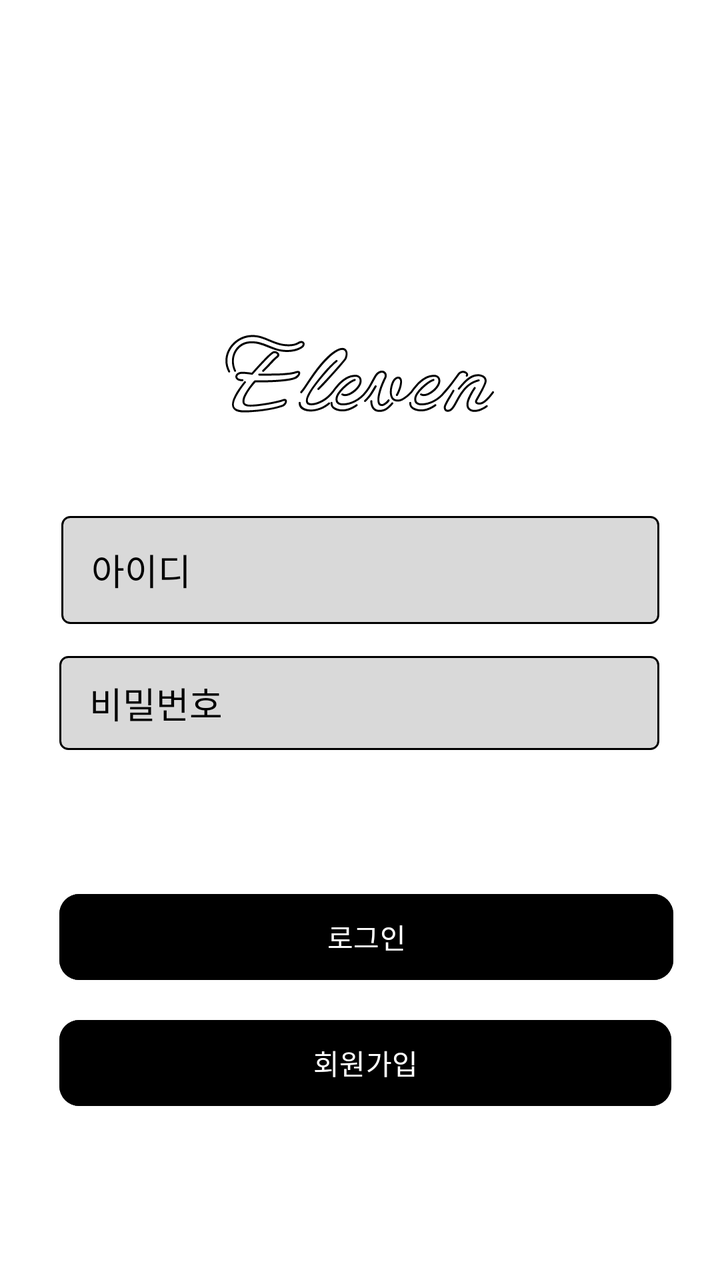
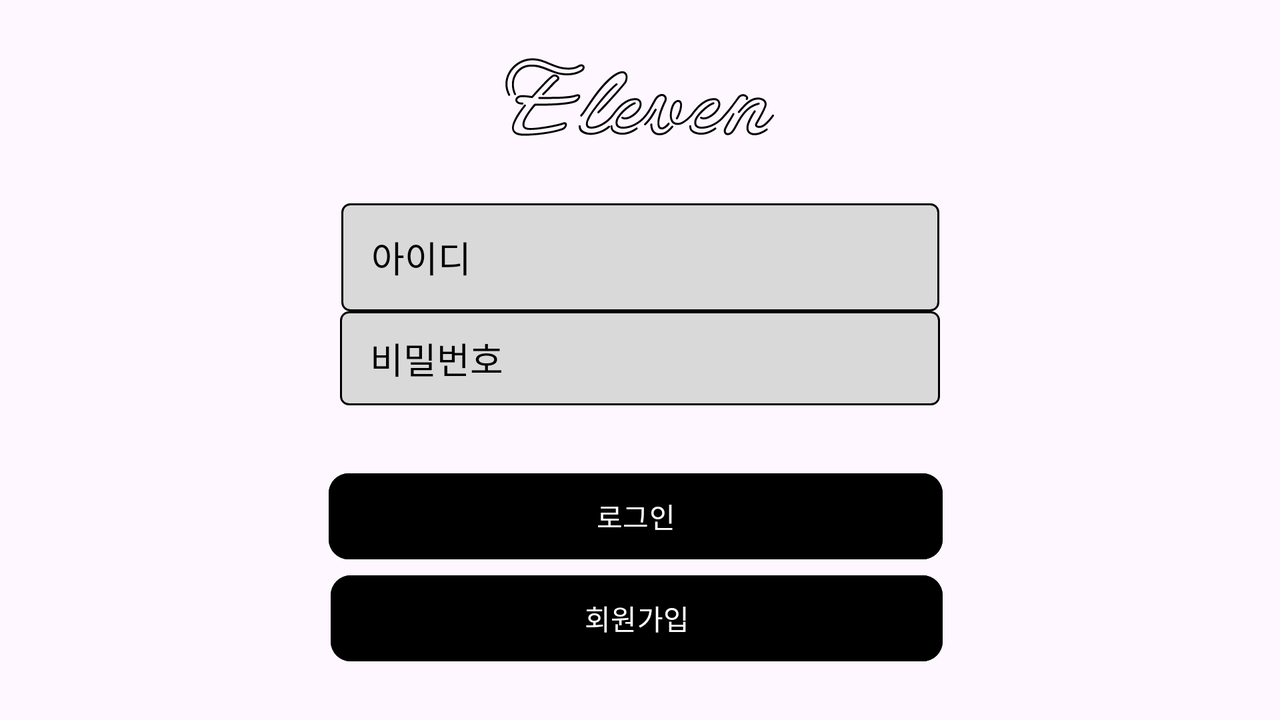

The same Android screen from two of the app's own layout files: first res/layout/ as a phone draws it, then the repository's variant for another configuration, drawn on a device whose configuration selects that folder. Both files follow.
<!-- AndroidManifest.xml: application theme Theme.TeamProject1 -->
<!-- res/layout/activity_main.xml -->
<?xml version="1.0" encoding="utf-8"?>
<androidx.constraintlayout.widget.ConstraintLayout xmlns:android="http://schemas.android.com/apk/res/android"
    xmlns:app="http://schemas.android.com/apk/res-auto"
    xmlns:tools="http://schemas.android.com/tools"
    android:layout_width="match_parent"
    android:layout_height="match_parent"
    android:background="@color/bgLayout"
    tools:context=".SingInActivity">

    <EditText
        android:id="@+id/etId"
        android:layout_width="299dp"
        android:layout_height="54dp"
        android:layout_marginTop="48dp"
        android:background="@drawable/idpw_ractangle"
        android:ems="10"
        android:hint="@string/idHint"
        android:paddingLeft="15dp"
        android:textColor="@color/black"
        android:textColorHint="@color/tvColor"
        app:layout_constraintEnd_toEndOf="@+id/loginTop"
        app:layout_constraintStart_toStartOf="@+id/loginTop"
        app:layout_constraintTop_toBottomOf="@+id/loginTop" />

    <EditText
        android:id="@+id/etPw"
        android:layout_width="300dp"
        android:layout_height="47dp"
        android:layout_marginTop="16dp"
        android:background="@drawable/idpw_ractangle"
        android:ems="10"
        android:hint="@string/pwdHint"
        android:inputType="textPassword"
        android:paddingLeft="15dp"
        android:textColor="@color/black"
        android:textColorHint="@color/tvColor"
        app:layout_constraintEnd_toEndOf="@+id/etId"
        app:layout_constraintHorizontal_bias="1.0"
        app:layout_constraintStart_toStartOf="@+id/etId"
        app:layout_constraintTop_toBottomOf="@+id/etId" />

    <Button
        android:id="@+id/btnSighIn"
        android:layout_width="307dp"
        android:layout_height="51dp"
        android:layout_marginTop="68dp"
        android:backgroundTint="@color/tvColor"
        android:text="@string/login"
        android:textColor="@color/tvColorReverse"
        app:cornerRadius="10dp"
        app:layout_constraintEnd_toEndOf="@+id/etPw"
        app:layout_constraintHorizontal_bias="0.0"
        app:layout_constraintStart_toStartOf="@+id/etPw"
        app:layout_constraintTop_toBottomOf="@+id/etPw" />

    <ImageView
        android:id="@+id/loginTop"
        android:layout_width="135dp"
        android:layout_height="46dp"
        android:layout_marginTop="164dp"
        android:src="@drawable/toplogo"
        android:textSize="34sp"
        app:layout_constraintEnd_toEndOf="parent"
        app:layout_constraintStart_toStartOf="parent"
        app:layout_constraintTop_toTopOf="parent" />

    <Button
        android:id="@+id/btnSighUp"
        android:layout_width="306dp"
        android:layout_height="51dp"
        android:layout_marginTop="12dp"
        android:backgroundTint="@color/tvColor"
        android:text="@string/signUp"
        android:textColor="@color/tvColorReverse"
        app:cornerRadius="10dp"
        app:layout_constraintEnd_toEndOf="@+id/btnSighIn"
        app:layout_constraintHorizontal_bias="0.0"
        app:layout_constraintStart_toStartOf="@+id/btnSighIn"
        app:layout_constraintTop_toBottomOf="@+id/btnSighIn" />


</androidx.constraintlayout.widget.ConstraintLayout>
<!-- resources referenced by this layout -->
<resources>
  <color name="bgLayout">#FFFFFFFF</color>
  <color name="black">#FF000000</color>
  <color name="tvColor">#FF000000</color>
  <color name="tvColorReverse">#FFFFFFFF</color>
  <!-- drawable idpw_ractangle (drawable) -->
  <?xml version="1.0" encoding="utf-8"?>
  <selector xmlns:android="http://schemas.android.com/apk/res/android">
      
       <item android:state_focused="true">
      <shape
          android:shape="rectangle">
       <stroke
       android:width="1dp"
       android:color="#000000" />
       <corners android:radius="4dp"/>
      <solid
       android:color="#D9D9D9" />
      </shape>
  
       </item>
  
  
      <item android:state_focused="false">
      <shape
          android:shape="rectangle">
       <stroke
      android:width="1dp"
      android:color="#000000" />
      <corners android:radius="4dp"/>
      <solid
      android:color="#D9D9D9" />
      </shape>
  
      </item>
  </selector>
  <!-- drawable toplogo: vector/xml drawable (drawable, 21327 chars, omitted) -->
  <string name="idHint">아이디</string>
  <string name="login">로그인</string>
  <string name="pwdHint">비밀번호</string>
  <string name="signUp">회원가입</string>
  <style name="Theme.TeamProject1" parent="Base.Theme.TeamProject1" />
  <style name="Base.Theme.TeamProject1" parent="Theme.Material3.DayNight.NoActionBar">
          
          
      </style>
</resources>
<!-- res/layout-land/activity_main.xml (the repository's variant of the layout above) -->
<!-- drawn on the phone turned sideways -->
<?xml version="1.0" encoding="utf-8"?>
<androidx.constraintlayout.widget.ConstraintLayout
    xmlns:android="http://schemas.android.com/apk/res/android"
    xmlns:app="http://schemas.android.com/apk/res-auto"
    android:layout_width="match_parent"
    android:layout_height="match_parent">

    <ImageView
        android:id="@+id/loginTop"
        android:layout_width="135dp"
        android:layout_height="46dp"
        android:layout_marginTop="30dp"
        android:src="@drawable/toplogo"
        android:textSize="34sp"
        app:layout_constraintBottom_toTopOf="@+id/etId"
        app:layout_constraintEnd_toEndOf="parent"
        app:layout_constraintStart_toStartOf="parent"
        app:layout_constraintTop_toTopOf="parent" />

    <EditText
        android:id="@+id/etPw"
        android:layout_width="300dp"
        android:layout_height="47dp"
        android:background="@drawable/idpw_ractangle"
        android:ems="10"
        android:hint="@string/pwdHint"
        android:inputType="textPassword"
        android:paddingLeft="15dp"
        android:textColor="@color/tvColor"
        android:textColorHint="@color/tvColor"
        app:layout_constraintBottom_toTopOf="@+id/btnSighIn"
        app:layout_constraintEnd_toEndOf="@+id/etId"
        app:layout_constraintHorizontal_bias="0.937"
        app:layout_constraintStart_toStartOf="@+id/etId"
        app:layout_constraintTop_toBottomOf="@+id/etId" />

    <Button
        android:id="@+id/btnSighIn"
        android:layout_width="307dp"
        android:layout_height="51dp"
        android:layout_marginTop="30dp"
        android:backgroundTint="@color/tvColor"
        android:text="@string/login"
        android:textColor="@color/tvColorReverse"
        app:cornerRadius="10dp"
        app:layout_constraintBottom_toTopOf="@+id/btnSighUp"
        app:layout_constraintEnd_toEndOf="@+id/etPw"
        app:layout_constraintHorizontal_bias="0.818"
        app:layout_constraintStart_toStartOf="@+id/etPw"
        app:layout_constraintTop_toBottomOf="@+id/etPw" />

    <Button
        android:id="@+id/btnSighUp"
        android:layout_width="306dp"
        android:layout_height="51dp"
        android:layout_marginBottom="30dp"
        android:backgroundTint="@color/tvColor"
        android:text="@string/signUp"
        android:textColor="@color/tvColorReverse"
        app:cornerRadius="10dp"
        app:layout_constraintBottom_toBottomOf="parent"
        app:layout_constraintEnd_toEndOf="@+id/btnSighIn"
        app:layout_constraintHorizontal_bias="1.0"
        app:layout_constraintStart_toStartOf="@+id/btnSighIn"
        app:layout_constraintTop_toBottomOf="@+id/btnSighIn" />

    <EditText
        android:id="@+id/etId"
        android:layout_width="299dp"
        android:layout_height="54dp"
        android:layout_marginTop="30dp"
        android:background="@drawable/idpw_ractangle"
        android:ems="10"
        android:hint="@string/idHint"
        android:paddingLeft="15dp"
        android:textColor="@color/tvColor"
        android:textColorHint="@color/tvColor"
        app:layout_constraintBottom_toTopOf="@+id/etPw"
        app:layout_constraintEnd_toEndOf="@+id/loginTop"
        app:layout_constraintStart_toStartOf="@+id/loginTop"
        app:layout_constraintTop_toBottomOf="@+id/loginTop" />

</androidx.constraintlayout.widget.ConstraintLayout>
<!-- resources referenced by the variant -->
<!-- as the phone turned sideways resolves them -->
<resources>
  <color name="tvColor">#FF000000</color>
  <color name="tvColorReverse">#FFFFFFFF</color>
  <!-- drawable idpw_ractangle (drawable) -->
  <?xml version="1.0" encoding="utf-8"?>
  <selector xmlns:android="http://schemas.android.com/apk/res/android">
      
       <item android:state_focused="true">
      <shape
          android:shape="rectangle">
       <stroke
       android:width="1dp"
       android:color="#000000" />
       <corners android:radius="4dp"/>
      <solid
       android:color="#D9D9D9" />
      </shape>
  
       </item>
  
  
      <item android:state_focused="false">
      <shape
          android:shape="rectangle">
       <stroke
      android:width="1dp"
      android:color="#000000" />
      <corners android:radius="4dp"/>
      <solid
      android:color="#D9D9D9" />
      </shape>
  
      </item>
  </selector>
  <!-- drawable toplogo: vector/xml drawable (drawable, 21327 chars, omitted) -->
  <string name="idHint">아이디</string>
  <string name="login">로그인</string>
  <string name="pwdHint">비밀번호</string>
  <string name="signUp">회원가입</string>
  <style name="Theme.TeamProject1" parent="Base.Theme.TeamProject1" />
  <style name="Base.Theme.TeamProject1" parent="Theme.Material3.DayNight.NoActionBar">
          
          
      </style>
</resources>
